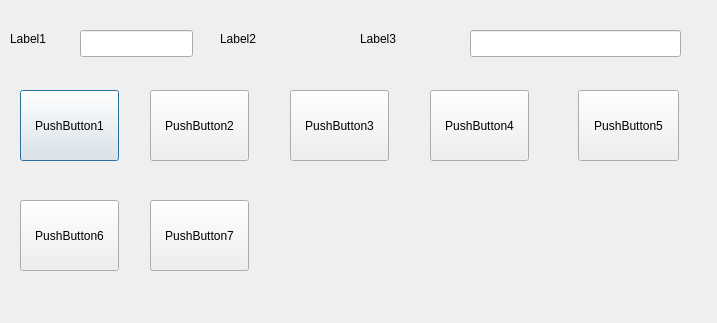
<?xml version="1.0" encoding="UTF-8"?>
<ui version="4.0">
 <class>Dialog</class>
 <widget class="QDialog" name="Dialog">
  <property name="geometry">
   <rect>
    <x>0</x>
    <y>0</y>
    <width>717</width>
    <height>323</height>
   </rect>
  </property>
  <property name="windowTitle">
   <string>Dialog</string>
  </property>
  <widget class="QLabel" name="label">
   <property name="geometry">
    <rect>
     <x>10</x>
     <y>30</y>
     <width>51</width>
     <height>17</height>
    </rect>
   </property>
   <property name="text">
    <string>Label1</string>
   </property>
  </widget>
  <widget class="QLineEdit" name="lineEdit">
   <property name="geometry">
    <rect>
     <x>80</x>
     <y>30</y>
     <width>113</width>
     <height>27</height>
    </rect>
   </property>
  </widget>
  <widget class="QLabel" name="label_2">
   <property name="geometry">
    <rect>
     <x>220</x>
     <y>30</y>
     <width>67</width>
     <height>17</height>
    </rect>
   </property>
   <property name="text">
    <string>Label2</string>
   </property>
  </widget>
  <widget class="QLabel" name="label_3">
   <property name="geometry">
    <rect>
     <x>360</x>
     <y>30</y>
     <width>67</width>
     <height>17</height>
    </rect>
   </property>
   <property name="text">
    <string>Label3</string>
   </property>
  </widget>
  <widget class="QLineEdit" name="lineEdit_2">
   <property name="geometry">
    <rect>
     <x>470</x>
     <y>30</y>
     <width>211</width>
     <height>27</height>
    </rect>
   </property>
  </widget>
  <widget class="QPushButton" name="pushButton">
   <property name="geometry">
    <rect>
     <x>20</x>
     <y>90</y>
     <width>99</width>
     <height>71</height>
    </rect>
   </property>
   <property name="text">
    <string>PushButton1</string>
   </property>
  </widget>
  <widget class="QPushButton" name="pushButton_2">
   <property name="geometry">
    <rect>
     <x>150</x>
     <y>90</y>
     <width>99</width>
     <height>71</height>
    </rect>
   </property>
   <property name="text">
    <string>PushButton2</string>
   </property>
  </widget>
  <widget class="QPushButton" name="pushButton_3">
   <property name="geometry">
    <rect>
     <x>290</x>
     <y>90</y>
     <width>99</width>
     <height>71</height>
    </rect>
   </property>
   <property name="text">
    <string>PushButton3</string>
   </property>
  </widget>
  <widget class="QPushButton" name="pushButton_4">
   <property name="geometry">
    <rect>
     <x>430</x>
     <y>90</y>
     <width>99</width>
     <height>71</height>
    </rect>
   </property>
   <property name="text">
    <string>PushButton4</string>
   </property>
  </widget>
  <widget class="QPushButton" name="pushButton_5">
   <property name="geometry">
    <rect>
     <x>578</x>
     <y>90</y>
     <width>101</width>
     <height>71</height>
    </rect>
   </property>
   <property name="text">
    <string>PushButton5</string>
   </property>
  </widget>
  <widget class="QPushButton" name="pushButton_6">
   <property name="geometry">
    <rect>
     <x>20</x>
     <y>200</y>
     <width>99</width>
     <height>71</height>
    </rect>
   </property>
   <property name="text">
    <string>PushButton6</string>
   </property>
  </widget>
  <widget class="QPushButton" name="pushButton_7">
   <property name="geometry">
    <rect>
     <x>150</x>
     <y>200</y>
     <width>99</width>
     <height>71</height>
    </rect>
   </property>
   <property name="text">
    <string>PushButton7</string>
   </property>
  </widget>
 </widget>
 <layoutdefault spacing="6" margin="11"/>
 <resources/>
 <connections/>
</ui>
